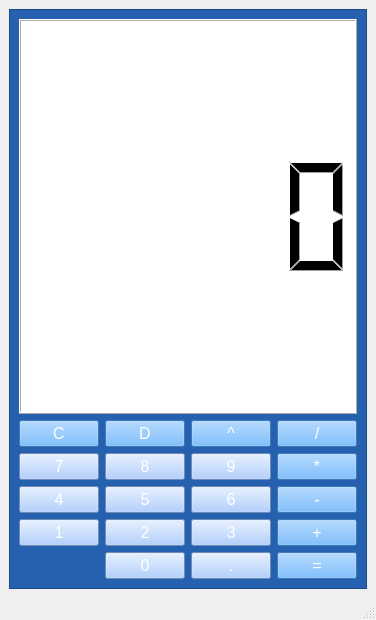
<?xml version="1.0" encoding="UTF-8"?>
<ui version="4.0">
 <class>MainWindow</class>
 <widget class="QMainWindow" name="MainWindow">
  <property name="geometry">
   <rect>
    <x>0</x>
    <y>0</y>
    <width>360</width>
    <height>620</height>
   </rect>
  </property>
  <property name="maximumSize">
   <size>
    <width>360</width>
    <height>620</height>
   </size>
  </property>
  <property name="windowTitle">
   <string>MainWindow</string>
  </property>
  <widget class="QWidget" name="centralwidget">
   <layout class="QHBoxLayout" name="horizontalLayout">
    <item>
     <layout class="QHBoxLayout" name="horizontalLayout_2">
      <item>
       <widget class="QFrame" name="frame">
        <property name="styleSheet">
         <string notr="true">background-color: rgb(38, 97, 175);
color: rgb(255, 255, 255);</string>
        </property>
        <property name="frameShape">
         <enum>QFrame::StyledPanel</enum>
        </property>
        <property name="frameShadow">
         <enum>QFrame::Raised</enum>
        </property>
        <layout class="QGridLayout" name="gridLayout_2">
         <item row="0" column="1">
          <widget class="QLCDNumber" name="visor">
           <property name="font">
            <font>
             <pointsize>9</pointsize>
            </font>
           </property>
           <property name="styleSheet">
            <string notr="true">background-color: rgb(255, 255, 255);
color: rgb(0, 0, 0);</string>
           </property>
          </widget>
         </item>
         <item row="1" column="1">
          <layout class="QGridLayout" name="gridLayout">
           <item row="8" column="4">
            <widget class="QPushButton" name="btn_result">
             <property name="font">
              <font>
               <pointsize>12</pointsize>
              </font>
             </property>
             <property name="styleSheet">
              <string notr="true">background: rgb(85, 170, 255);</string>
             </property>
             <property name="text">
              <string>=</string>
             </property>
            </widget>
           </item>
           <item row="6" column="0">
            <widget class="QPushButton" name="btn_4">
             <property name="font">
              <font>
               <pointsize>12</pointsize>
              </font>
             </property>
             <property name="styleSheet">
              <string notr="true">background-color: rgb(157, 195, 255);
color: rgb(255, 255, 255);</string>
             </property>
             <property name="text">
              <string>4</string>
             </property>
            </widget>
           </item>
           <item row="7" column="2">
            <widget class="QPushButton" name="btn_3">
             <property name="font">
              <font>
               <pointsize>12</pointsize>
              </font>
             </property>
             <property name="styleSheet">
              <string notr="true">background-color: rgb(157, 195, 255);
color: rgb(255, 255, 255);</string>
             </property>
             <property name="text">
              <string>3</string>
             </property>
            </widget>
           </item>
           <item row="2" column="4">
            <widget class="QPushButton" name="btn_division">
             <property name="font">
              <font>
               <pointsize>12</pointsize>
              </font>
             </property>
             <property name="styleSheet">
              <string notr="true">background: rgb(85, 170, 255);</string>
             </property>
             <property name="text">
              <string>/</string>
             </property>
            </widget>
           </item>
           <item row="6" column="1">
            <widget class="QPushButton" name="btn_5">
             <property name="font">
              <font>
               <pointsize>12</pointsize>
              </font>
             </property>
             <property name="styleSheet">
              <string notr="true">background-color: rgb(157, 195, 255);
color: rgb(255, 255, 255);</string>
             </property>
             <property name="text">
              <string>5</string>
             </property>
            </widget>
           </item>
           <item row="7" column="4">
            <widget class="QPushButton" name="btn_addition">
             <property name="font">
              <font>
               <pointsize>12</pointsize>
              </font>
             </property>
             <property name="styleSheet">
              <string notr="true">background: rgb(85, 170, 255);</string>
             </property>
             <property name="text">
              <string>+</string>
             </property>
            </widget>
           </item>
           <item row="6" column="2">
            <widget class="QPushButton" name="btn_6">
             <property name="font">
              <font>
               <pointsize>12</pointsize>
              </font>
             </property>
             <property name="styleSheet">
              <string notr="true">background-color: rgb(157, 195, 255);
color: rgb(255, 255, 255);</string>
             </property>
             <property name="text">
              <string>6</string>
             </property>
            </widget>
           </item>
           <item row="4" column="4">
            <widget class="QPushButton" name="btn_multiplication">
             <property name="font">
              <font>
               <pointsize>12</pointsize>
              </font>
             </property>
             <property name="styleSheet">
              <string notr="true">background: rgb(85, 170, 255);</string>
             </property>
             <property name="text">
              <string>*</string>
             </property>
            </widget>
           </item>
           <item row="7" column="1">
            <widget class="QPushButton" name="btn_2">
             <property name="font">
              <font>
               <pointsize>12</pointsize>
              </font>
             </property>
             <property name="styleSheet">
              <string notr="true">background-color: rgb(157, 195, 255);
color: rgb(255, 255, 255);</string>
             </property>
             <property name="text">
              <string>2</string>
             </property>
            </widget>
           </item>
           <item row="8" column="1">
            <widget class="QPushButton" name="btn_0">
             <property name="font">
              <font>
               <pointsize>12</pointsize>
              </font>
             </property>
             <property name="styleSheet">
              <string notr="true">background-color: rgb(157, 195, 255);
color: rgb(255, 255, 255);</string>
             </property>
             <property name="text">
              <string>0</string>
             </property>
            </widget>
           </item>
           <item row="7" column="0">
            <widget class="QPushButton" name="btn_1">
             <property name="font">
              <font>
               <pointsize>12</pointsize>
              </font>
             </property>
             <property name="styleSheet">
              <string notr="true">background-color: rgb(157, 195, 255);
color: rgb(255, 255, 255);</string>
             </property>
             <property name="text">
              <string>1</string>
             </property>
            </widget>
           </item>
           <item row="8" column="2">
            <widget class="QPushButton" name="btn_dot">
             <property name="font">
              <font>
               <pointsize>12</pointsize>
              </font>
             </property>
             <property name="styleSheet">
              <string notr="true">background-color: rgb(157, 195, 255);
color: rgb(255, 255, 255);</string>
             </property>
             <property name="text">
              <string>.</string>
             </property>
            </widget>
           </item>
           <item row="4" column="1">
            <widget class="QPushButton" name="btn_8">
             <property name="font">
              <font>
               <pointsize>12</pointsize>
              </font>
             </property>
             <property name="styleSheet">
              <string notr="true">background-color: rgb(157, 195, 255);
color: rgb(255, 255, 255);</string>
             </property>
             <property name="text">
              <string>8</string>
             </property>
            </widget>
           </item>
           <item row="6" column="4">
            <widget class="QPushButton" name="btn_subtraction">
             <property name="font">
              <font>
               <pointsize>12</pointsize>
              </font>
             </property>
             <property name="styleSheet">
              <string notr="true">background: rgb(85, 170, 255);</string>
             </property>
             <property name="text">
              <string>-</string>
             </property>
            </widget>
           </item>
           <item row="4" column="0">
            <widget class="QPushButton" name="btn_7">
             <property name="font">
              <font>
               <pointsize>12</pointsize>
              </font>
             </property>
             <property name="styleSheet">
              <string notr="true">background-color: rgb(157, 195, 255);
color: rgb(255, 255, 255);</string>
             </property>
             <property name="text">
              <string>7</string>
             </property>
            </widget>
           </item>
           <item row="4" column="2">
            <widget class="QPushButton" name="btn_9">
             <property name="font">
              <font>
               <pointsize>12</pointsize>
              </font>
             </property>
             <property name="styleSheet">
              <string notr="true">background-color: rgb(157, 195, 255);
color: rgb(255, 255, 255);</string>
             </property>
             <property name="text">
              <string>9</string>
             </property>
            </widget>
           </item>
           <item row="2" column="0">
            <widget class="QPushButton" name="btn_clear">
             <property name="font">
              <font>
               <pointsize>12</pointsize>
              </font>
             </property>
             <property name="styleSheet">
              <string notr="true">background: rgb(85, 170, 255);</string>
             </property>
             <property name="text">
              <string>C</string>
             </property>
            </widget>
           </item>
           <item row="2" column="1">
            <widget class="QPushButton" name="btn_delete_2">
             <property name="font">
              <font>
               <pointsize>12</pointsize>
              </font>
             </property>
             <property name="styleSheet">
              <string notr="true">background: rgb(85, 170, 255);</string>
             </property>
             <property name="text">
              <string>D</string>
             </property>
            </widget>
           </item>
           <item row="2" column="2">
            <widget class="QPushButton" name="btn_potentiation">
             <property name="font">
              <font>
               <pointsize>12</pointsize>
              </font>
             </property>
             <property name="styleSheet">
              <string notr="true">background: rgb(85, 170, 255);</string>
             </property>
             <property name="text">
              <string>^</string>
             </property>
            </widget>
           </item>
          </layout>
         </item>
        </layout>
       </widget>
      </item>
     </layout>
    </item>
   </layout>
  </widget>
  <widget class="QMenuBar" name="menubar">
   <property name="geometry">
    <rect>
     <x>0</x>
     <y>0</y>
     <width>360</width>
     <height>22</height>
    </rect>
   </property>
  </widget>
  <widget class="QStatusBar" name="statusbar"/>
 </widget>
 <resources/>
 <connections/>
</ui>
